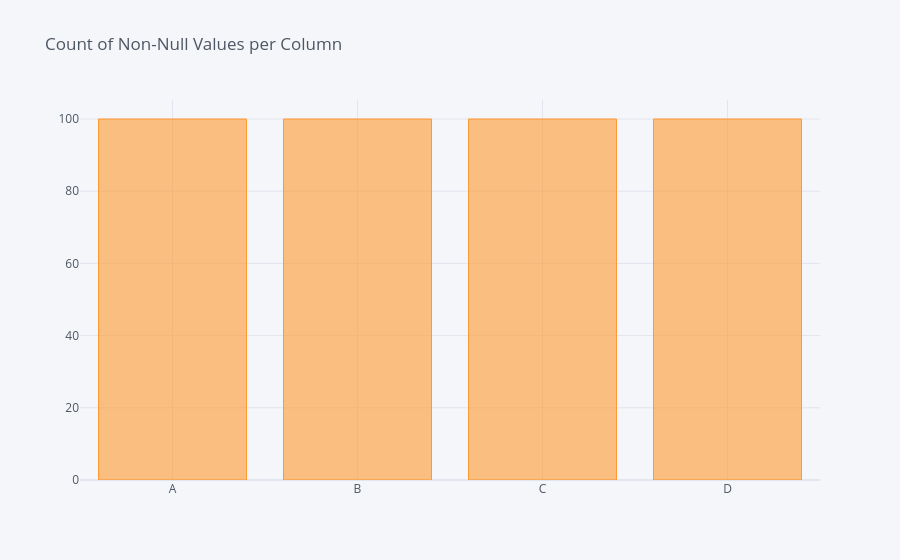

Write notebook code for a chart like this one.
### Code cell
df.count().iplot(kind='bar', title='Count of Non-Null Values per Column')

### Figure 1 — Plotly figure (JSON) as saved in the notebook; plotly's stock layout.template omitted (floating-point values rounded to 4 significant figures)
{"data": [{"marker": {"color": "rgba(255, 153, 51, 0.6)", "line": {"color": "rgba(255, 153, 51, 1.0)", "width": 1}}, "name": "None", "orientation": "v", "text": "", "type": "bar", "x": ["A", "B", "C", "D"], "y": [100, 100, 100, 100]}], "layout": {"autosize": true, "legend": {"bgcolor": "#F5F6F9", "font": {"color": "#4D5663"}}, "paper_bgcolor": "#F5F6F9", "plot_bgcolor": "#F5F6F9", "title": {"font": {"color": "#4D5663"}, "text": "Count of Non-Null Values per Column"}, "xaxis": {"autorange": true, "gridcolor": "#E1E5ED", "range": [-0.5, 3.5], "showgrid": true, "tickfont": {"color": "#4D5663"}, "title": {"font": {"color": "#4D5663"}, "text": ""}, "type": "category", "zerolinecolor": "#E1E5ED"}, "yaxis": {"autorange": true, "gridcolor": "#E1E5ED", "range": [0, 105.3], "showgrid": true, "tickfont": {"color": "#4D5663"}, "title": {"font": {"color": "#4D5663"}, "text": ""}, "type": "linear", "zerolinecolor": "#E1E5ED"}}}
